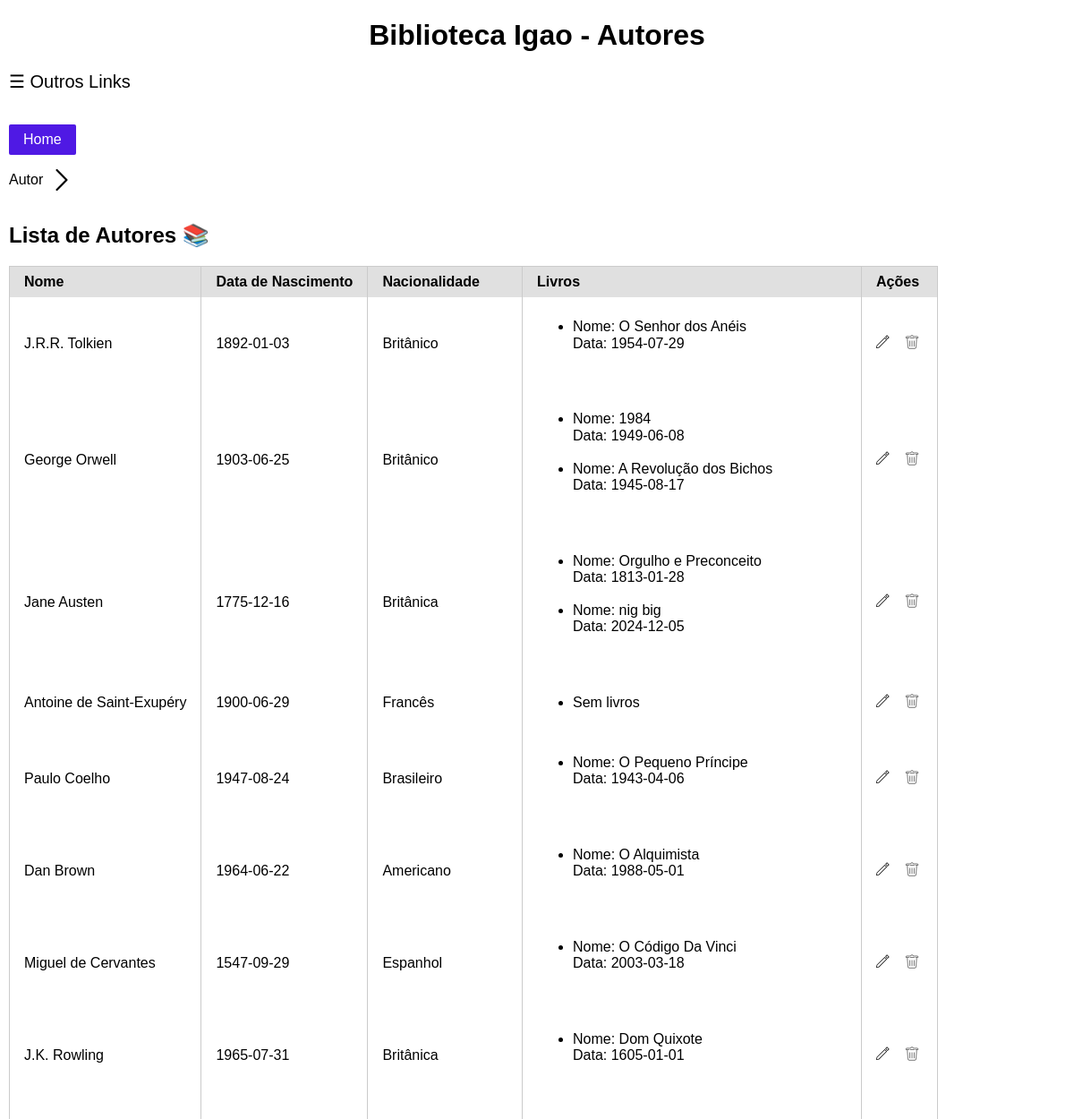
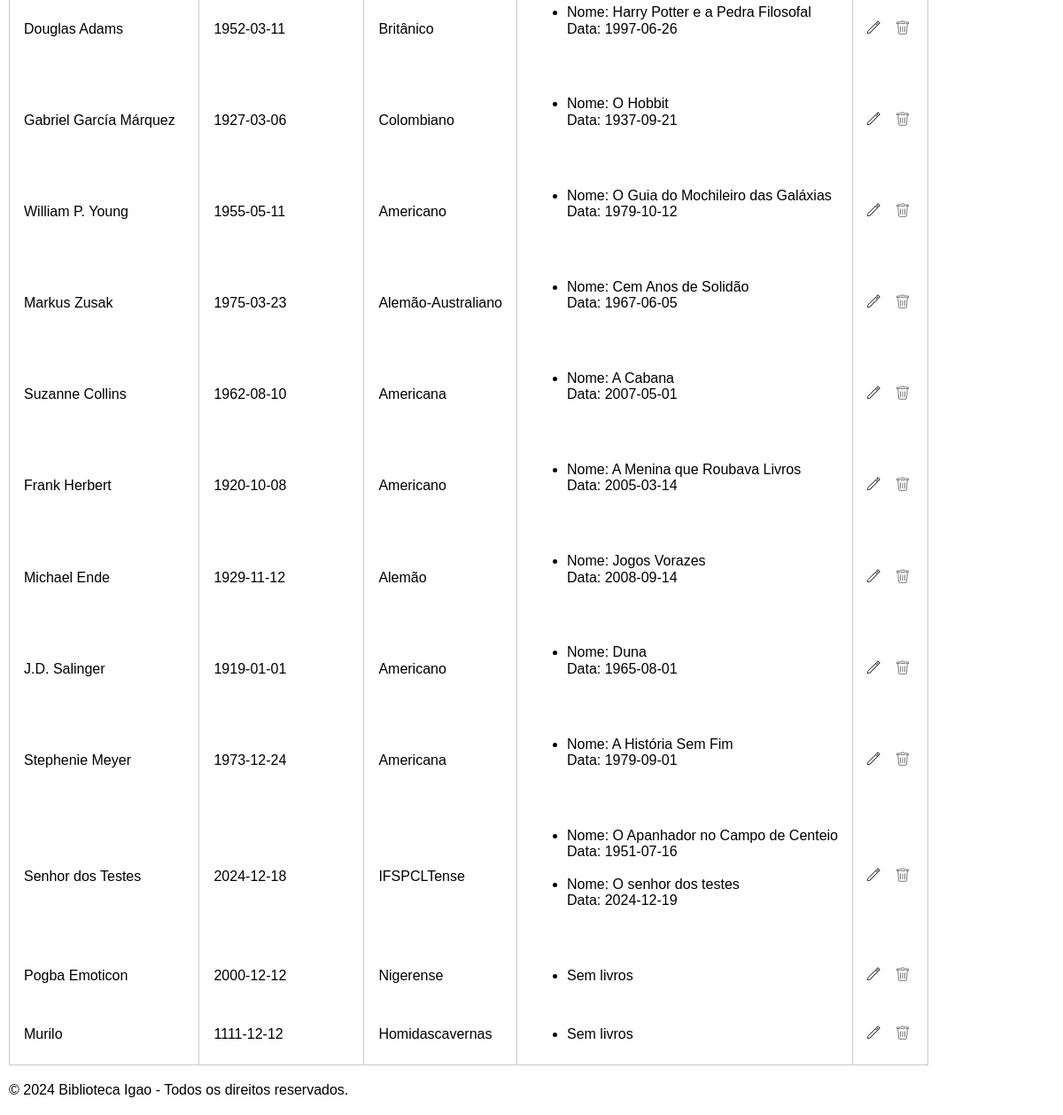
Before: /authors/autores with the older database file (2 pictures, top to bottom).
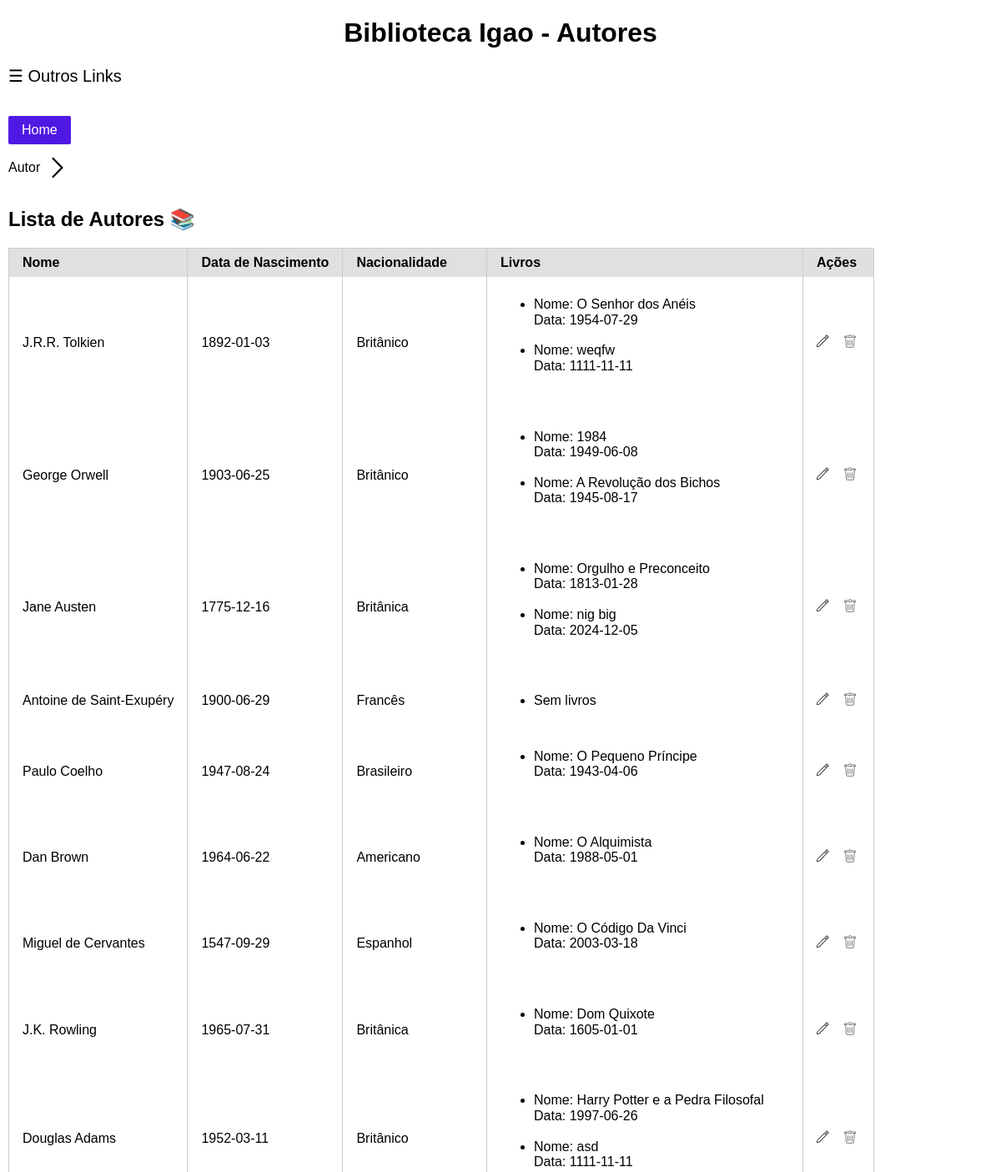
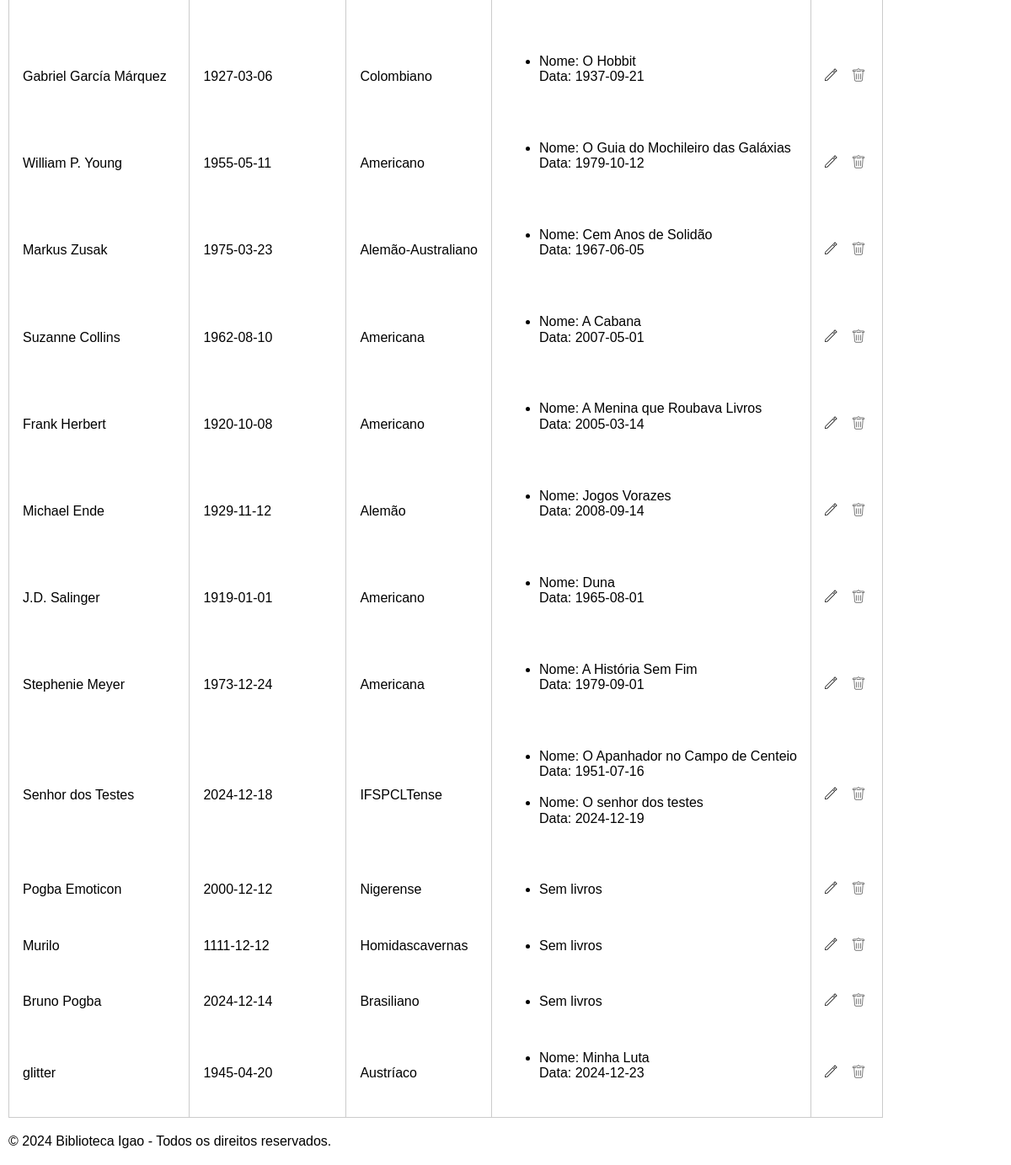
After: the same page with the newer database file (2 pictures, top to bottom).
### Uniao/model/Autores.py (models this page shows)
class Autores(database.Model):
    id = database.Column(database.Integer, primary_key=True)
    nome = database.Column(database.String(100), nullable=False)
    data_nascimento = database.Column(database.Date, nullable=True)
    nacionalidade = database.Column(database.String(50), nullable=False)
    livros = database.relationship("Livros", back_populates="autor", lazy=True)
    def JSonificar(self):
        return {
            "id": self.id,
            "nome": self.nome,
            "data_nascimento": self.data_nascimento.isoformat() if self.data_nascimento else None,
            "nacionalidade": self.nacionalidade,
            "livros": [livro.JSonificar() for livro in self.livros]
        }

### Uniao/model/Livros.py (models this page shows)
class Livros(database.Model):
    id = database.Column(database.Integer, primary_key=True)
    titulo = database.Column(database.String(150), nullable=False)
    isbn = database.Column(database.String(13), unique=True, nullable=False)
    data_publicacao = database.Column(database.Date, nullable=True)
    autor_id = database.Column(database.Integer, database.ForeignKey("autores.id"), nullable=True)
    categoria_id = database.Column(database.Integer, database.ForeignKey("categorias.id"), nullable=True)
    quantidade_total = database.Column(database.Integer, nullable=False)
    quantidade_disponivel = database.Column(database.Integer, nullable=True)
    autor = database.relationship("Autores", back_populates="livros", lazy=True)
    categoria = database.relationship("Categorias", back_populates="livros", lazy=True)
    reservas = database.relationship("Reservas", back_populates="livro", lazy=True)
    emprestimos = database.relationship("Emprestimos", back_populates="livro", lazy=True)
    def JSonificar(self):
        return {
            "id": self.id,
            "titulo": self.titulo,
            "isbn": self.isbn,
            "data_publicacao": self.data_publicacao.isoformat() if self.data_publicacao else None,
            "autor": self.autor.nome if self.autor else "Autor não definido",
            "categoria": self.categoria.nome if self.categoria else "Categoria não definida",
            "quantidade_total": self.quantidade_total,
            "quantidade_disponivel": self.quantidade_disponivel
        }

### Uniao/controller/AutorController.py (the view)
@authorController.route("/autores", methods=["GET"])
def view_autores():
    try:
        autores_json = autorRepository.searchAutoresJSON()
        return render_template("Autor/autores.html", autores=autores_json)
    except Exception as e:
        flash(f"Erro ao carregar autores: {e}", "error")
        return render_template("Autor/autores.html", autores=[])

### Uniao/DAO/AutorDAO.py (called while the page is built)
    @staticmethod
    def searchAutores():
        try:
            return Autores.query.all()
        except SQLAlchemyError as e:
            print(f"Erro ao buscar autores: {e}")
            return []

### Uniao/repository/AutorRepository.py (called while the page is built)
    def searchAutoresJSON(self):
        try:
            autores = self.autorDAO.searchAutores()
            return [autor.JSonificar() for autor in autores]
        except Exception as e:
            print(f"Erro ao buscar autores: {e}")
            return []

### Uniao/templates/Autor/autores.html (shortened to what this page needs)
<!DOCTYPE html>
<html lang="pt-br">
<head>
    <link rel="stylesheet" href="{{ url_for('static', filename='css/base.css') }}">
    <link rel="stylesheet" href="{{ url_for('static', filename='css/formulario.css') }}">
    <link rel="stylesheet" href="{{ url_for('static', filename='css/table.css') }}">
</head>
<body>
    <header>
        <h1 class="centralizar">Biblioteca Igao - Autores</h1>
    </header>
    <main>
        <span style="font-size:20px;cursor:pointer" onclick="openNav()">&#9776; Outros Links</span><br><br>
        <br>
        <a href=" {{ url_for('bp_inicio.index')}}" class="pure-button pure-button-purple">Home</a>
        <br>
        <div class="imagem-botao toggle-button" data-target="esconder" onclick="toggleContent(this)">
            <p>Autor &nbsp; </p>
            <span><img src="{{url_for('static', filename='img/arrow.svg')}}"></span>
        </div>
        <h2>Lista de Autores 📚</h2>
        <table class="pure-table">
            <thead>
                <tr>
                    <th>Nome</th>
                    <th>Data de Nascimento</th>
                    <th>Nacionalidade</th>
                    <th>Livros</th>
                    <th>Ações</th>
                </tr>
            </thead>
            <tbody>
                {% if autores %}
                {% for autor in autores %}
                <tr>
                    <td>{{ autor.nome }}</td>
                    <td>{{ autor.data_nascimento }}</td>
                    <td>{{ autor.nacionalidade }}</td>
                    <td>
                        <ul>
                            {% for livro in autor.livros %}
                            <li>Nome: {{ livro.titulo }}<br> Data: {{ livro.data_publicacao }}</li><br>
                            {% else %}
                            <li>Sem livros</li>
                            {% endfor %}
                        </ul>
                    </td>
                    <td>
                        <button class="imagem-botao" style="display:inline;">
                            <a href="{{ url_for('bp_autores.edit_autor', id=autor.id) }}"><img
                                    src="{{url_for('static', filename='img/pencil.svg')}}" alt="Editar"></a>
                        </button>
                        <form action="{{ url_for('bp_autores.delete_autor', id=autor.id) }}" method="POST"
                            style="display:inline;">
                            <button type="submit" style="cursor: pointer;" class="imagem-botao"
                                onclick="return confirm('Tem certeza que deseja excluir este autor?')">
                                <img style="cursor: pointer;" src="{{url_for('static', filename='img/delete.svg')}}"
                                    alt="Excluir">
                            </button>
                        </form>
                    </td>
                </tr>
                {% endfor %}
                {% else %}
                <tr>
                    <td colspan="5">Nenhum autor encontrado.</td>
                </tr>
                {% endif %}
            </tbody>
        </table>
    </main>
    {% include "Bases/rodape.html"%}
</body>
</html>

### Uniao/templates/Bases/rodape.html
<footer>
  <p>&copy; 2024 Biblioteca Igao - Todos os direitos reservados.</p>
</footer>

### Uniao/static/css/base.css (style rules this page uses)
html { line-height: 1.15; -webkit-text-size-adjust: 100% }
body { margin: 0 }
main { display: block }
h1 { font-size: 2em; margin: .67em 0 }
a { background-color: transparent }
img { border-style: none }
button, input, optgroup, select, textarea { font-family: inherit; font-size: 100%; line-height: 1.15; margin: 0 }
button, input { overflow: visible }
button, select { text-transform: none }
[type=button], [type=reset], [type=submit], button { -webkit-appearance: button }
html { font-family: sans-serif }
.pure-button { display: inline-block; line-height: normal; white-space: nowrap; vertical-align: middle; text-align: center; cursor: pointer; -webkit-user-drag: none; -webkit-user-select: none; user-select: none; box-sizing: border-box }
.pure-button { font-family: inherit; font-size: 100%; padding: .5em 1em; color: rgba(0, 0, 0, .8); border: none transparent; background-color: #e6e6e6; text-decoration: none; border-radius: 2px }
.pure-button-purple { background-color: #4f19e4; color: #fff }
.pure-table { border-collapse: collapse; border-spacing: 0; empty-cells: show; border: 1px solid #cbcbcb }
.pure-table td, .pure-table th { border-left: 1px solid #cbcbcb; border-width: 0 0 0 1px; font-size: inherit; margin: 0; overflow: visible; padding: .5em 1em }
.pure-table thead { background-color: #e0e0e0; color: #000; text-align: left; vertical-align: bottom }
.pure-table td { background-color: transparent }
body { padding-left: 10px; padding-right: 10px; }
.centralizar { text-align: center; }
.imagem-botao { background: none; border: none; padding: 0; }
.imagem-botao img { display: block; width: 24px; height: 24px; }
.toggle-button, .cancelar-animacao { display: flex; align-items: center; cursor: pointer; user-select: none; }
.toggle-button span { transform: rotate(0deg); transition: transform 0.3s ease; }
a { text-decoration: none; color: inherit; }
p { font-size: 16px; line-height: 1.5; }

### Uniao/static/css/table.css (style rules this page uses)
.pure-table button { border: transparent; border-radius: 0px; text-shadow: none; color: none; }

Changed rows visible on the page:
added Livros: titulo "weqfw"
added Livros: titulo "asd"
added Autores: nome "Bruno Pogba", data_nascimento "2024-12-14", nacionalidade "Brasiliano"
added Autores: nome "glitter", data_nascimento "1945-04-20", nacionalidade "Austríaco", data_publicacao "2024-12-23"
added Livros: titulo "Minha Luta"
Other visible differences:
new list line: "Nome: Data: 1111-11-11"
